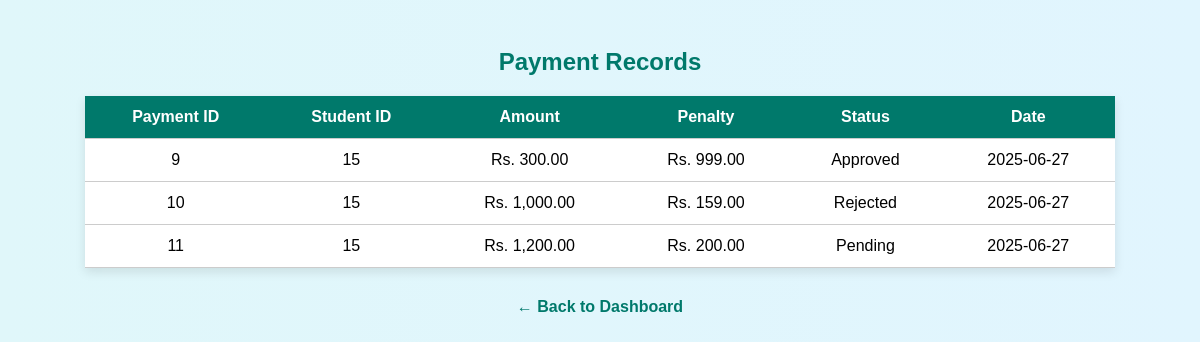
Screenshot of /hostel_management/my_payments.php (signed in) with the database file from the repository.
### tables this page shows
CREATE TABLE `payment` (
  `payment_id` int(11) NOT NULL,
  `status` varchar(50) DEFAULT NULL,
  `penalty` decimal(10,2) DEFAULT NULL,
  `amount` decimal(10,2) NOT NULL,
  `payment_date` date NOT NULL,
  `student_id` int(11) DEFAULT NULL,
  `admin_id` int(11) DEFAULT NULL
);

### hostel_management/my_payments.php (the view, shortened to what this page needs)
<?php
require 'includes/db_connect.php';
$user_id = $_SESSION['user_id'];
$role = $_SESSION['role'];
if ($role === 'student') {
    $stmt = $conn->prepare("SELECT student_id FROM student WHERE user_id = ?");
    $stmt->bind_param("i", $user_id);
    $stmt->execute();
    $stmt->bind_result($student_id);
    if ($student_id) {
        $stmt = $conn->prepare("SELECT * FROM payment WHERE student_id = ? ORDER BY payment_date DESC");
        $stmt->bind_param("i", $student_id);
        $stmt->execute();
        $result = $stmt->get_result();
    } else {
        die("Student ID not found.");
    }
} elseif ($role === 'admin') {
    $result = $conn->query("SELECT * FROM payment ORDER BY payment_date DESC");
} else {
    die("Access denied.");
}
?>
<!DOCTYPE html>
<html lang="en">
<head>
</head>
<body>
<h2>Payment Records</h2>
<?php if (isset($result) && $result->num_rows > 0): ?>
<table>
    <tr>
        <th>Payment ID</th>
        <th>Student ID</th>
        <th>Amount</th>
        <th>Penalty</th>
        <th>Status</th>
        <th>Date</th>
    </tr>
    <?php while ($p = $result->fetch_assoc()): ?>
    <tr>
        <td><?= htmlspecialchars($p['payment_id']) ?></td>
        <td><?= htmlspecialchars($p['student_id']) ?></td>
        <td>Rs. <?= number_format($p['amount'], 2) ?></td>
        <td>Rs. <?= number_format($p['penalty'], 2) ?></td>
        <td><?= htmlspecialchars($p['status']) ?></td>
        <td><?= htmlspecialchars($p['payment_date']) ?></td>
    </tr>
    <?php endwhile; ?>
</table>
<?php else: ?>
    <p style="text-align:center;">No payment records found.</p>
<?php endif; ?>
<a href="<?= ($role === 'admin') ? 'admin_dashboard.php' : (($role === 'warden') ? 'warden_dashboard.php' : 'student_dashboard.php') ?>">← Back to Dashboard</a>
</body>
</html>

### hostel_management/my_payments.php (style rules this page uses)
body { font-family: Arial, sans-serif; background: linear-gradient(to right, #e0f7fa, #e1f5fe); padding: 20px; }
h2 { text-align: center; color: #00796b; }
table { border-collapse: collapse; width: 90%; margin: 20px auto; background: white; box-shadow: 0 4px 10px rgba(0,0,0,0.1); }
th, td { padding: 12px 16px; text-align: center; border-bottom: 1px solid #ccc; }
th { background-color: #00796b; color: white; }
a { display: block; text-align: center; margin-top: 30px; text-decoration: none; font-weight: bold; color: #00796b; }

### rows the page displays
payment: payment_id "9", student "15", amount "300.00", penalty "999.00", status "Approved", payment_date "2025-06-27"
payment: payment_id "10", student "15", amount "1,000.00", penalty "159.00", status "Rejected", payment_date "2025-06-27"
payment: payment_id "11", student "15", amount "1,200.00", penalty "200.00", status "Pending", payment_date "2025-06-27"
